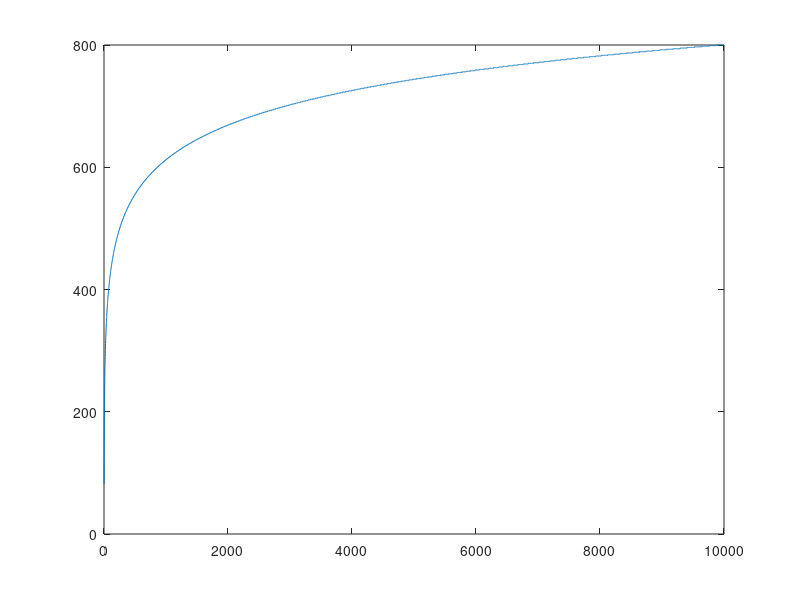

Write MATLAB code to recreate this figure.
clear all; clc;
figure;
rank = 1:10000;
a = 1;
pun = (1./rank).^a;
%p = pun/sum(pun);
p = cumsum(pun);

k = 800;%max(2,min(ceil((length(rank))/200),100));
indices = ceil(p/(p(end)/k));
stairs(rank,indices)

disp(['uniform probability of sampling: ' num2str(1/length(rank))])
disp(['probability of overwriting one of the 10% least desirable samples: ' num2str((1/k)*((1/(max(1,(sum(indices==1)))))))])
disp([num2str(((1/k)*((1/((max(1,sum(indices==1)))))))/(1/length(rank))) ' times uniform'])
disp(['probability of overwriting one of the 10% most desirable samples: ' num2str((1/k)*(1/(sum(indices==k))))])
disp([num2str((1/k)*(1/(sum(indices==k)))/(1/length(rank))) ' times uniform'])